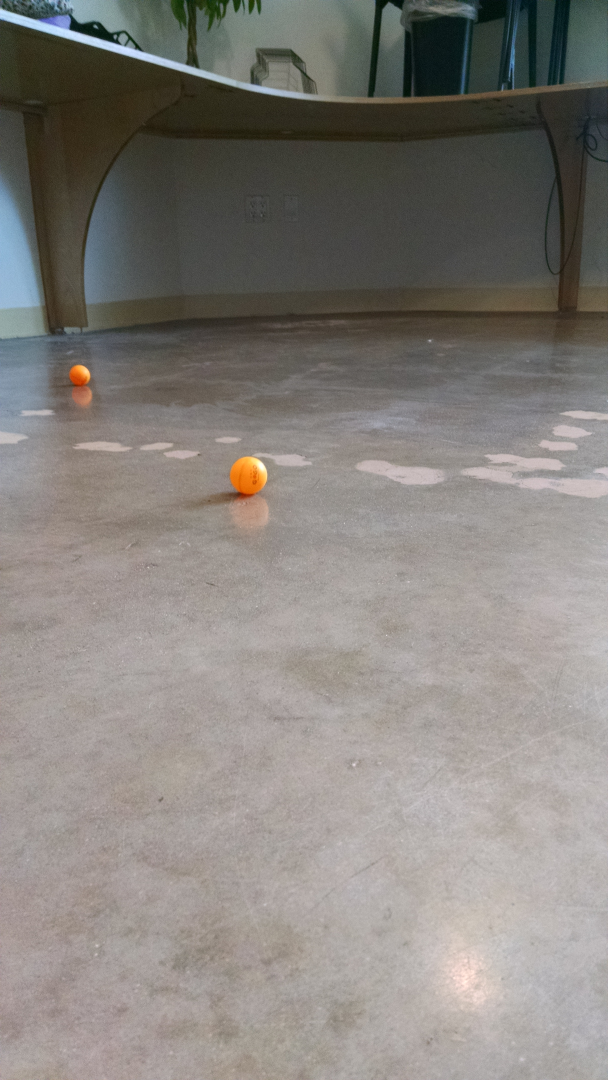
#> input picture images/IMG_20150901_084209953.jpg, 2432 x 4320 px (shown at 1/4 size); its folder holds 4 pictures in this run
$ python Image.py
#> lines starting #> are read from the running program, lines starting #| are printed output that depends on the picture; after the words box and inside, x2 and y2 are one past the last pixel; in counts of white or black regions, pixels touching at a corner belong together
import cv2
import os
import numpy as np

for file in os.listdir('images'):
    input = cv2.imread('images/'+file)
#> input is the input picture: shape (4320, 2432, 3); mean B, G, R 124.2, 129, 133.3
    mask = cv2.inRange(input, np.array([6, 42, 128]), np.array([90, 210, 255]))
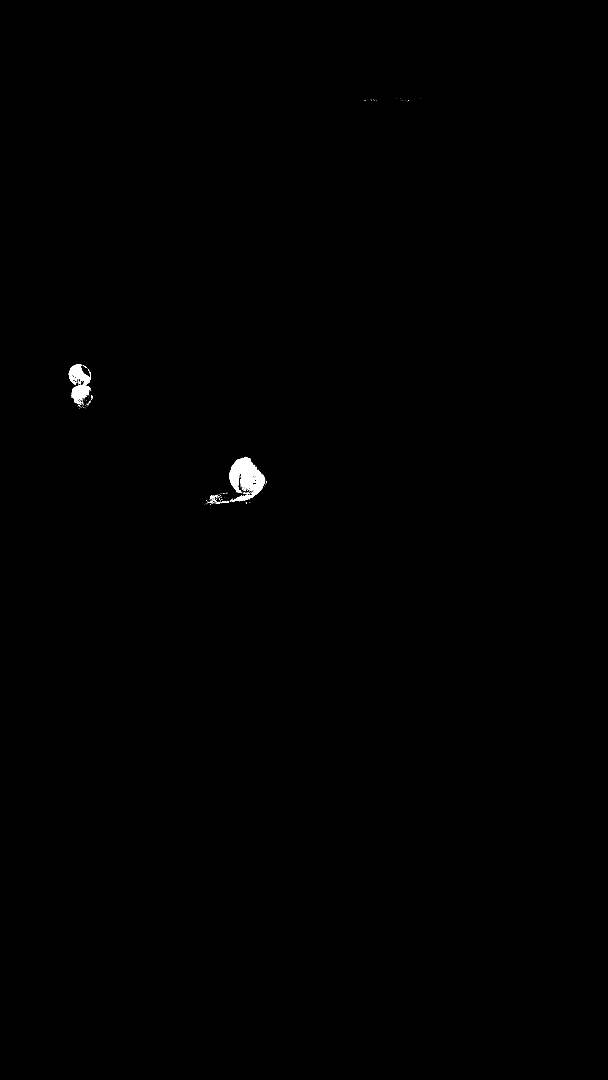
#> mask: shape (4320, 2432) (shown at 1/4 size); 0.21% white; 222 white regions (205 under 20 px), largest, box (x1, y1, x2, y2) and area: (916, 1830, 1061, 2008) 13838, (275, 1458, 364, 1614) 7111, (903, 2003, 917, 2012) 57
    result = cv2.bitwise_and(input, input, mask= mask)
    cv2.imwrite('result/' + file, result)
#> pass 2 of the loop `for file in os.listdir('images'):`:
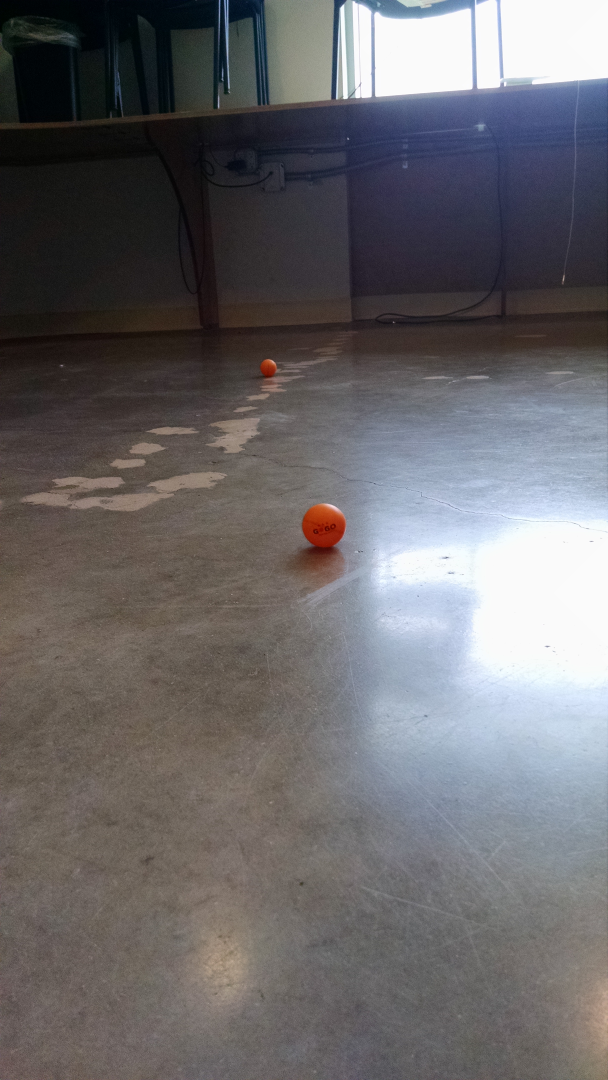
#> input picture images/IMG_20150901_084213636.jpg, 2432 x 4320 px (shown at 1/4 size)
#> input is the input picture: shape (4320, 2432, 3); mean B, G, R 106.3, 103.8, 106
#> `mask = cv2.inRange(input, np.array([6, 42, 128]), np.array([90, 210, 2..`:
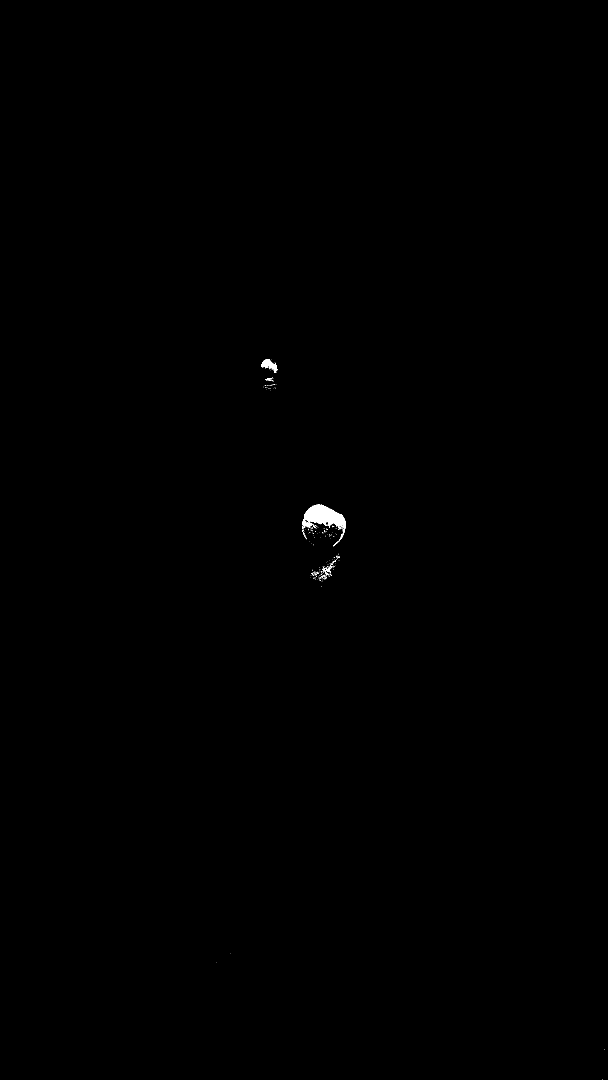
#> mask: shape (4320, 2432) (shown at 1/4 size); 0.12% white; 338 white regions (323 under 20 px), largest, box (x1, y1, x2, y2) and area: (1214, 2018, 1383, 2185) 9363, (1045, 1437, 1110, 1492) 1508, (1226, 2088, 1254, 2106) 167
#> pass 3 of the loop `for file in os.listdir('images'):`:
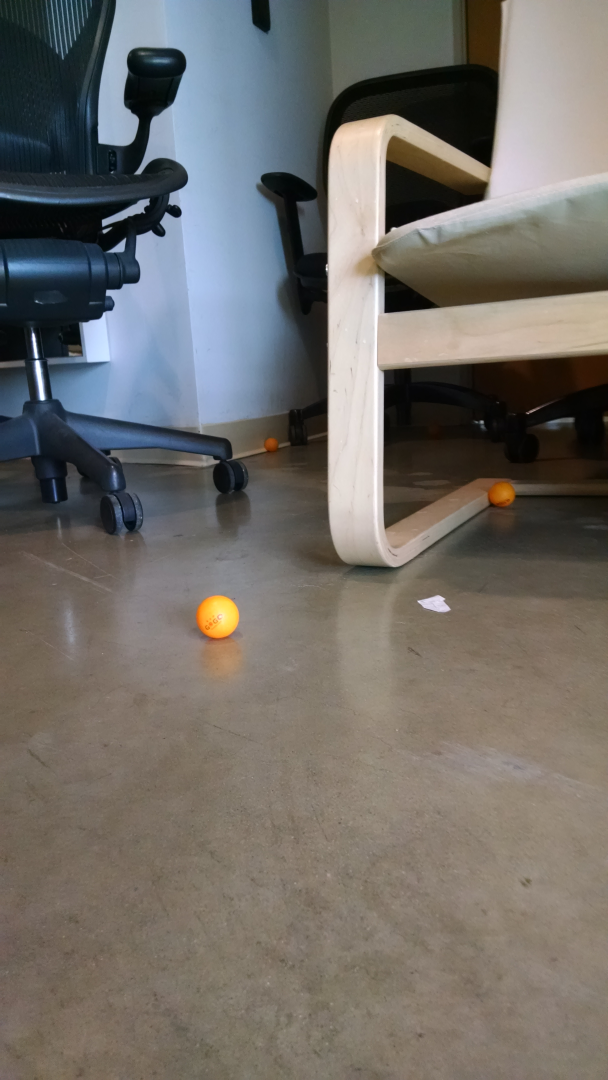
#> input picture images/IMG_20150901_084240420.jpg, 2432 x 4320 px (shown at 1/4 size)
#> input is the input picture: shape (4320, 2432, 3); mean B, G, R 103.8, 108.8, 112.5
#> `mask = cv2.inRange(input, np.array([6, 42, 128]), np.array([90, 210, 2..`:
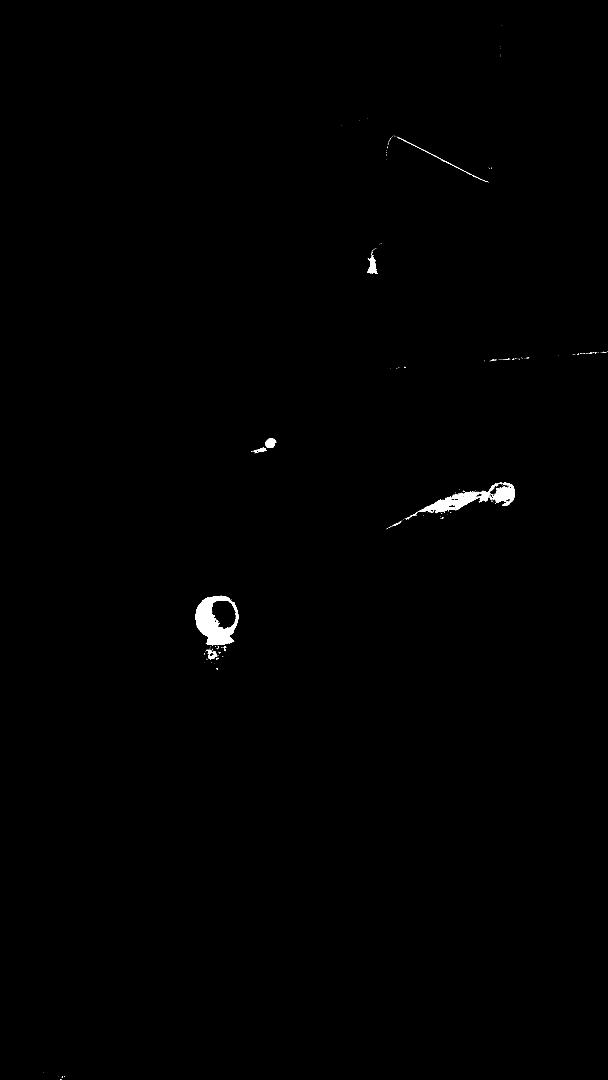
#> mask: shape (4320, 2432) (shown at 1/4 size); 0.35% white; 257 white regions (237 under 20 px), largest, box (x1, y1, x2, y2) and area: (781, 2383, 954, 2582) 17386, (1672, 1932, 1998, 2052) 9411, (1965, 1930, 2060, 2023) 4523
#> the loop made 4 passes; the first 3 are shown

#> (the run stopped early here; a loop or call above may not have finished)
